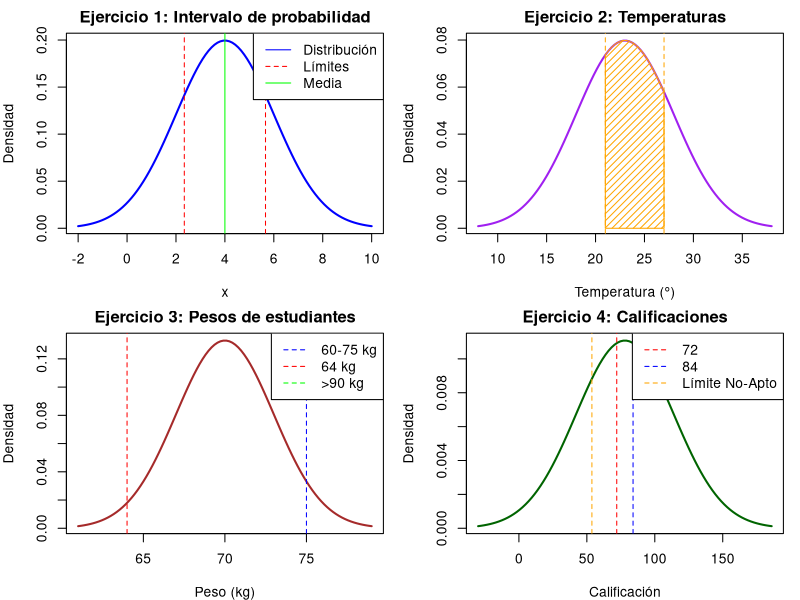
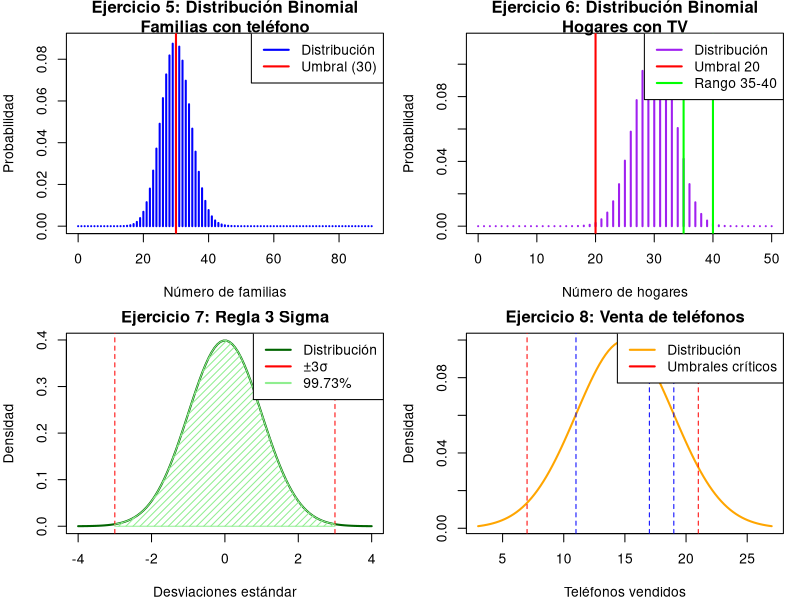

Here is the R script that generated these plots, in order:
# DNR - Ejercicios de Distribución Normal

# --------------------------------------------------------------------------
# EJERCICIO 1: Calcular el valor de a para P(4-a ≤ x ≤ 4+a) = 0.5934
# --------------------------------------------------------------------------
cat("EJERCICIO 1: Calcular el valor de a\n")
cat("-----------------------------------\n")

media <- 4
desviacion <- 2
probabilidad <- 0.5934

# P(4-a ≤ x ≤ 4+a) = P(x ≤ 4+a) - P(x ≤ 4-a) = 0.5934
# Por simetría: P(x ≤ 4+a) = 0.5 + 0.5934/2 = 0.7967

prob_acumulada <- 0.5 + probabilidad/2

# Calcular el valor z correspondiente
z <- qnorm(prob_acumulada)

# Calcular a: z = (x - media)/desviacion => x = media + z*desviacion
a <- z * desviacion

cat("Media =", media, ", Desviación =", desviacion, "\n")
cat("Probabilidad deseada =", probabilidad, "\n")
cat("Valor de z =", round(z, 4), "\n")
cat("Valor de a =", round(a, 4), "\n")
cat("Intervalo: [", round(media - a, 4), ",", round(media + a, 4), "]\n")

# Verificación
prob_calculada <- pnorm(media + a, media, desviacion) - pnorm(media - a, media, desviacion)
cat("Probabilidad verificada =", round(prob_calculada, 4), "\n\n")

# --------------------------------------------------------------------------
# EJERCICIO 2: Días con temperatura entre 21° y 27°
# --------------------------------------------------------------------------
cat("EJERCICIO 2: Temperaturas en junio\n")
cat("----------------------------------\n")

media_temp <- 23
desviacion_temp <- 5
dias_mes <- 30

# Probabilidad de temperatura entre 21° y 27°
prob_21_27 <- pnorm(27, media_temp, desviacion_temp) - pnorm(21, media_temp, desviacion_temp)
dias_esperados <- prob_21_27 * dias_mes

cat("Media de temperatura =", media_temp, "°\n")
cat("Desviación típica =", desviacion_temp, "°\n")
cat("Días en junio =", dias_mes, "\n")
cat("Probabilidad (21° ≤ T ≤ 27°) =", round(prob_21_27, 4), "\n")
cat("Días esperados entre 21° y 27° =", round(dias_esperados, 1), "días\n\n")

# --------------------------------------------------------------------------
# EJERCICIO 3: Distribución de pesos de estudiantes
# --------------------------------------------------------------------------
cat("EJERCICIO 3: Pesos de estudiantes\n")
cat("--------------------------------\n")

media_peso <- 70
desviacion_peso <- 3
total_estudiantes <- 500

# a) Entre 60 kg y 75 kg
prob_a <- pnorm(75, media_peso, desviacion_peso) - pnorm(60, media_peso, desviacion_peso)
estudiantes_a <- prob_a * total_estudiantes

# b) Más de 90 kg
prob_b <- 1 - pnorm(90, media_peso, desviacion_peso)
estudiantes_b <- prob_b * total_estudiantes

# c) Menos de 64 kg
prob_c <- pnorm(64, media_peso, desviacion_peso)
estudiantes_c <- prob_c * total_estudiantes

# d) Exactamente 64 kg (probabilidad puntual en distribución continua = 0)
prob_d <- 0
estudiantes_d <- 0

# e) 64 kg o menos (igual que c)
prob_e <- pnorm(64, media_peso, desviacion_peso)
estudiantes_e <- prob_e * total_estudiantes

cat("Media =", media_peso, "kg, Desviación =", desviacion_peso, "kg\n")
cat("Total de estudiantes =", total_estudiantes, "\n\n")

cat("a) Entre 60 kg y 75 kg:\n")
cat("   Probabilidad =", round(prob_a, 4), "\n")
cat("   Estudiantes =", round(estudiantes_a, 1), "\n\n")

cat("b) Más de 90 kg:\n")
cat("   Probabilidad =", round(prob_b, 6), "\n")
cat("   Estudiantes =", round(estudiantes_b, 1), "\n\n")

cat("c) Menos de 64 kg:\n")
cat("   Probabilidad =", round(prob_c, 4), "\n")
cat("   Estudiantes =", round(estudiantes_c, 1), "\n\n")

cat("d) Exactamente 64 kg:\n")
cat("   Probabilidad =", prob_d, "\n")
cat("   Estudiantes =", estudiantes_d, "\n\n")

cat("e) 64 kg o menos:\n")
cat("   Probabilidad =", round(prob_e, 4), "\n")
cat("   Estudiantes =", round(estudiantes_e, 1), "\n\n")

# --------------------------------------------------------------------------
# EJERCICIO 4: Resultados de examen
# --------------------------------------------------------------------------
cat("EJERCICIO 4: Resultados de examen\n")
cat("--------------------------------\n")

media_examen <- 78
desviacion_examen <- 36

# a) Probabilidad de calificación superior a 72
prob_a4 <- 1 - pnorm(72, media_examen, desviacion_examen)

# b) Puntuación que marca el límite del 25% más bajo (No-Apto)
puntuacion_no_apto <- qnorm(0.25, media_examen, desviacion_examen)

# Estudiantes que exceden en al menos 5 puntos esta puntuación
limite_superior <- puntuacion_no_apto + 5
prob_b4 <- 1 - pnorm(limite_superior, media_examen, desviacion_examen)

# c) Probabilidad condicional: P(X > 84 | X > 72)
prob_c4 <- (1 - pnorm(84, media_examen, desviacion_examen)) / (1 - pnorm(72, media_examen, desviacion_examen))

cat("Media =", media_examen, ", Desviación =", desviacion_examen, "\n\n")

cat("a) Probabilidad de calificación > 72:\n")
cat("   P(X > 72) =", round(prob_a4, 4), "\n\n")

cat("b) Puntuación límite para No-Apto (25% más bajo):\n")
cat("   Puntuación =", round(puntuacion_no_apto, 2), "\n")
cat("   Proporción que excede en al menos 5 puntos:\n")
cat("   P(X >", round(limite_superior, 2), ") =", round(prob_b4, 4), "\n\n")

cat("c) Probabilidad condicional P(X > 84 | X > 72):\n")
cat("   P(X > 84 | X > 72) =", round(prob_c4, 4), "\n\n")

# --------------------------------------------------------------------------
# GRÁFICOS DE DISTRIBUCIÓN NORMAL
# --------------------------------------------------------------------------
cat("Generando gráficos de distribución normal...\n")

# Configurar área de gráficos
par(mfrow = c(2, 2), mar = c(4, 4, 2, 1))

# Gráfico 1: Ejercicio 1
x <- seq(media - 3*desviacion, media + 3*desviacion, length.out = 100)
y <- dnorm(x, media, desviacion)
plot(x, y, type = "l", lwd = 2, col = "blue", main = "Ejercicio 1: Intervalo de probabilidad",
     xlab = "x", ylab = "Densidad")
abline(v = c(media - a, media + a), col = "red", lty = 2)
abline(v = media, col = "green")
legend("topright", legend = c("Distribución", "Límites", "Media"), 
       col = c("blue", "red", "green"), lty = c(1, 2, 1))

# Gráfico 2: Ejercicio 2
x_temp <- seq(media_temp - 3*desviacion_temp, media_temp + 3*desviacion_temp, length.out = 100)
y_temp <- dnorm(x_temp, media_temp, desviacion_temp)
plot(x_temp, y_temp, type = "l", lwd = 2, col = "purple", main = "Ejercicio 2: Temperaturas",
     xlab = "Temperatura (°)", ylab = "Densidad")
abline(v = c(21, 27), col = "orange", lty = 2)
polygon(c(21, seq(21, 27, length.out = 100), 27), 
        c(0, dnorm(seq(21, 27, length.out = 100), media_temp, desviacion_temp), 0), 
        col = "orange", density = 20)

# Gráfico 3: Ejercicio 3 - Distribución de pesos
x_peso <- seq(media_peso - 3*desviacion_peso, media_peso + 3*desviacion_peso, length.out = 100)
y_peso <- dnorm(x_peso, media_peso, desviacion_peso)
plot(x_peso, y_peso, type = "l", lwd = 2, col = "brown", main = "Ejercicio 3: Pesos de estudiantes",
     xlab = "Peso (kg)", ylab = "Densidad")
abline(v = c(60, 64, 75, 90), col = c("blue", "red", "blue", "green"), lty = 2)
legend("topright", legend = c("60-75 kg", "64 kg", ">90 kg"), 
       col = c("blue", "red", "green"), lty = 2)

# Gráfico 4: Ejercicio 4 - Distribución de calificaciones
x_examen <- seq(media_examen - 3*desviacion_examen, media_examen + 3*desviacion_examen, length.out = 100)
y_examen <- dnorm(x_examen, media_examen, desviacion_examen)
plot(x_examen, y_examen, type = "l", lwd = 2, col = "darkgreen", main = "Ejercicio 4: Calificaciones",
     xlab = "Calificación", ylab = "Densidad")
abline(v = c(72, 84, puntuacion_no_apto), col = c("red", "blue", "orange"), lty = 2)
legend("topright", legend = c("72", "84", "Límite No-Apto"), 
       col = c("red", "blue", "orange"), lty = 2)

# DNR - Ejercicios de Distribución Binomial y Normal (5-8)

# --------------------------------------------------------------------------
# EJERCICIO 5: Probabilidad binomial - Familias con teléfono
# --------------------------------------------------------------------------
cat("EJERCICIO 5: Familias con teléfono\n")
cat("----------------------------------\n")

n5 <- 90
p5 <- 1/3
k5 <- 30

# Probabilidad de que al menos 30 familias tengan teléfono
# P(X >= 30) = 1 - P(X <= 29)
prob_al_menos_30 <- 1 - pbinom(29, n5, p5)

# Usando aproximación normal (para verificar)
media_binom <- n5 * p5
varianza_binom <- n5 * p5 * (1 - p5)
desviacion_binom <- sqrt(varianza_binom)

# Corrección por continuidad
z <- (29.5 - media_binom) / desviacion_binom
prob_aprox <- 1 - pnorm(z)

cat("Parámetros binomiales:\n")
cat("n =", n5, ", p =", round(p5, 4), "\n")
cat("Media =", media_binom, "\n")
cat("Desviación estándar =", round(desviacion_binom, 4), "\n\n")

cat("Probabilidad exacta (binomial) P(X >= 30):\n")
cat("P(X >= 30) =", round(prob_al_menos_30, 6), "\n")

cat("Probabilidad aproximada (normal) P(X >= 30):\n")
cat("P(X >= 30) ≈", round(prob_aprox, 6), "\n\n")

# --------------------------------------------------------------------------
# EJERCICIO 6: Probabilidad binomial - Hogares con televisores
# --------------------------------------------------------------------------
cat("EJERCICIO 6: Hogares con televisores\n")
cat("------------------------------------\n")

n6 <- 50
p6 <- 0.60

# a) Probabilidad de que al menos 20 tengan al menos 2 televisores
# P(X >= 20) = 1 - P(X <= 19)
prob_a6 <- 1 - pbinom(19, n6, p6)

# b) Probabilidad de que entre 35 y 40 hogares tengan al menos 2 televisores
# P(35 <= X <= 40) = P(X <= 40) - P(X <= 34)
prob_b6 <- pbinom(40, n6, p6) - pbinom(34, n6, p6)

# Aproximación normal para verificación
media_6 <- n6 * p6
desviacion_6 <- sqrt(n6 * p6 * (1 - p6))

# a) con aproximación normal (corrección por continuidad)
z_a6 <- (19.5 - media_6) / desviacion_6
prob_a6_aprox <- 1 - pnorm(z_a6)

# b) con aproximación normal
z_b6_inf <- (34.5 - media_6) / desviacion_6
z_b6_sup <- (40.5 - media_6) / desviacion_6
prob_b6_aprox <- pnorm(z_b6_sup) - pnorm(z_b6_inf)

cat("Parámetros binomiales:\n")
cat("n =", n6, ", p =", p6, "\n")
cat("Media =", media_6, "\n")
cat("Desviación estándar =", round(desviacion_6, 4), "\n\n")

cat("a) Probabilidad de al menos 20 hogares:\n")
cat("   Exacta (binomial): P(X >= 20) =", round(prob_a6, 6), "\n")
cat("   Aproximada (normal): P(X >= 20) ≈", round(prob_a6_aprox, 6), "\n\n")

cat("b) Probabilidad entre 35 y 40 hogares:\n")
cat("   Exacta (binomial): P(35 ≤ X ≤ 40) =", round(prob_b6, 6), "\n")
cat("   Aproximada (normal): P(35 ≤ X ≤ 40) ≈", round(prob_b6_aprox, 6), "\n\n")

# --------------------------------------------------------------------------
# EJERCICIO 7: Probabilidad en distribución normal - Regla 3 sigma
# --------------------------------------------------------------------------
cat("EJERCICIO 7: Regla 3 sigma\n")
cat("--------------------------\n")

# P(μ - 3σ ≤ X ≤ μ + 3σ)
# Esto es la probabilidad dentro de 3 desviaciones estándar de la media

prob_3sigma <- pnorm(3) - pnorm(-3)
porcentaje_3sigma <- prob_3sigma * 100

cat("Probabilidad dentro de ±3 desviaciones estándar:\n")
cat("P(μ - 3σ ≤ X ≤ μ + 3σ) =", round(prob_3sigma, 6), "\n")
cat("Esto representa el", round(porcentaje_3sigma, 2), "% de la distribución\n\n")

# Verificación con valores específicos
mu <- 0
sigma <- 1
prob_verificacion <- pnorm(mu + 3*sigma, mu, sigma) - pnorm(mu - 3*sigma, mu, sigma)
cat("Verificación con μ = 0, σ = 1:\n")
cat("P(-3 ≤ X ≤ 3) =", round(prob_verificacion, 6), "\n\n")

# --------------------------------------------------------------------------
# EJERCICIO 8: Distribución normal - Venta de teléfonos
# --------------------------------------------------------------------------
cat("EJERCICIO 8: Venta de teléfonos móviles\n")
cat("--------------------------------------\n")

media_8 <- 15
desviacion_8 <- 4

# a) Probabilidad de vender más de 21 teléfonos
prob_a8 <- 1 - pnorm(21, media_8, desviacion_8)

# b) Probabilidad de vender menos de 7 teléfonos
prob_b8 <- pnorm(7, media_8, desviacion_8)

# c) Probabilidad de vender al menos 17 teléfonos
prob_c8 <- 1 - pnorm(17, media_8, desviacion_8)

# d) Probabilidad de vender entre 11 y 19 teléfonos
prob_d8 <- pnorm(19, media_8, desviacion_8) - pnorm(11, media_8, desviacion_8)

cat("Parámetros de la distribución normal:\n")
cat("Media =", media_8, "teléfonos\n")
cat("Desviación estándar =", desviacion_8, "teléfonos\n\n")

cat("a) Probabilidad de vender más de 21 teléfonos:\n")
cat("   P(X > 21) =", round(prob_a8, 6), "\n")

cat("b) Probabilidad de vender menos de 7 teléfonos:\n")
cat("   P(X < 7) =", round(prob_b8, 6), "\n")

cat("c) Probabilidad de vender al menos 17 teléfonos:\n")
cat("   P(X ≥ 17) =", round(prob_c8, 6), "\n")

cat("d) Probabilidad de vender entre 11 y 19 teléfonos:\n")
cat("   P(11 ≤ X ≤ 19) =", round(prob_d8, 6), "\n\n")

# --------------------------------------------------------------------------
# GRÁFICOS
# --------------------------------------------------------------------------
cat("Generando gráficos...\n")

# Configurar área de gráficos
par(mfrow = c(2, 2), mar = c(4, 4, 2, 1))

# Gráfico 1: Ejercicio 5 - Distribución binomial
x_binom <- 0:n5
y_binom <- dbinom(x_binom, n5, p5)
plot(x_binom, y_binom, type = "h", lwd = 2, col = "blue", 
     main = "Ejercicio 5: Distribución Binomial\nFamilias con teléfono",
     xlab = "Número de familias", ylab = "Probabilidad")
abline(v = 30, col = "red", lwd = 2)
legend("topright", legend = c("Distribución", "Umbral (30)"), 
       col = c("blue", "red"), lwd = 2)

# Gráfico 2: Ejercicio 6 - Distribución binomial
x_binom6 <- 0:n6
y_binom6 <- dbinom(x_binom6, n6, p6)
plot(x_binom6, y_binom6, type = "h", lwd = 2, col = "purple", 
     main = "Ejercicio 6: Distribución Binomial\nHogares con TV",
     xlab = "Número de hogares", ylab = "Probabilidad")
abline(v = c(20, 35, 40), col = c("red", "green", "green"), lwd = 2)
legend("topright", legend = c("Distribución", "Umbral 20", "Rango 35-40"), 
       col = c("purple", "red", "green"), lwd = 2)

# Gráfico 3: Ejercicio 7 - Regla 3 sigma
x_norm <- seq(-4, 4, length.out = 100)
y_norm <- dnorm(x_norm)
plot(x_norm, y_norm, type = "l", lwd = 2, col = "darkgreen", 
     main = "Ejercicio 7: Regla 3 Sigma",
     xlab = "Desviaciones estándar", ylab = "Densidad")
abline(v = c(-3, 3), col = "red", lty = 2)
polygon(c(-3, seq(-3, 3, length.out = 100), 3), 
        c(0, dnorm(seq(-3, 3, length.out = 100)), 0), 
        col = "lightgreen", density = 20)
legend("topright", legend = c("Distribución", "±3σ", "99.73%"), 
       col = c("darkgreen", "red", "lightgreen"), lwd = 2)

# Gráfico 4: Ejercicio 8 - Venta de teléfonos
x_telefonos <- seq(media_8 - 3*desviacion_8, media_8 + 3*desviacion_8, length.out = 100)
y_telefonos <- dnorm(x_telefonos, media_8, desviacion_8)
plot(x_telefonos, y_telefonos, type = "l", lwd = 2, col = "orange", 
     main = "Ejercicio 8: Venta de teléfonos",
     xlab = "Teléfonos vendidos", ylab = "Densidad")
abline(v = c(7, 11, 17, 19, 21), col = c("red", "blue", "blue", "blue", "red"), lty = 2)
legend("topright", legend = c("Distribución", "Umbrales críticos"), 
       col = c("orange", "red"), lwd = 2)

cat("--- EJERCICIOS COMPLETADOSS ---\n")


